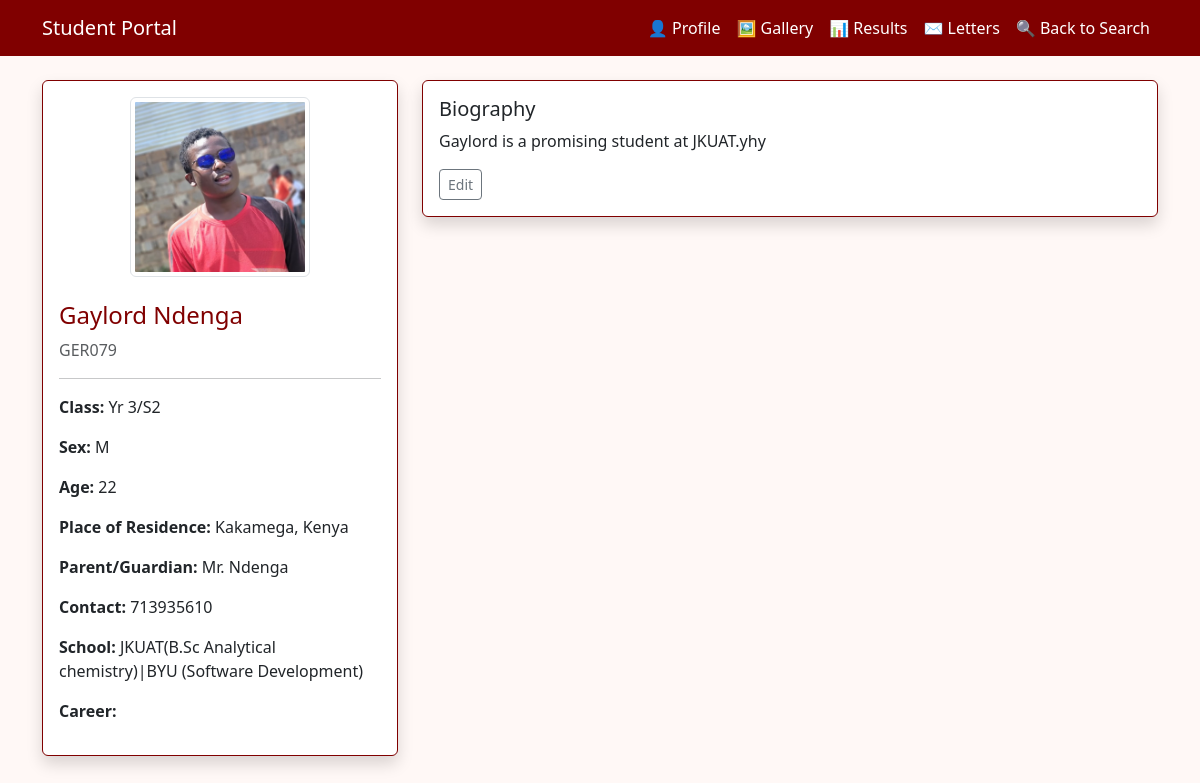
The page /profile/GER079 on the database as committed earlier.
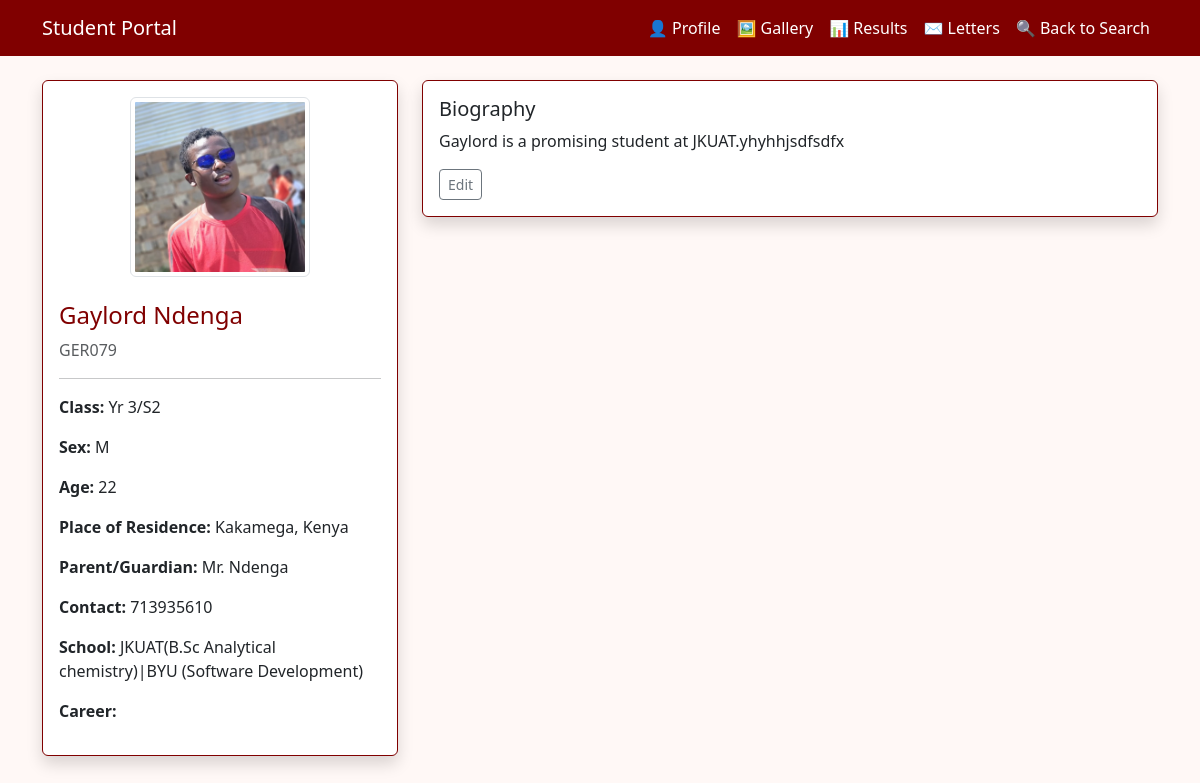
The same page on the database as committed later.
### tables this page shows
CREATE TABLE biographies (
            adm_no TEXT PRIMARY KEY,
            biography TEXT
        );

### app.py (the view)
@app.route('/profile/<adm_no>')
def profile(adm_no):
    st = students_data.get(adm_no)
    if not st:
        flash('Student not found', 'error')
        return redirect(url_for('index'))
    bio = get_bio(adm_no)
    if bio:
        st = dict(st)  # don't mutate cache row
        st['Small Biography'] = bio
    result_images = get_uploads(adm_no, 'result')
    return render_template('profile.html', student=st, results=[], result_images=result_images)

### app.py (called while the page is built)
def get_conn():
    return sqlite3.connect(DB_PATH, detect_types=sqlite3.PARSE_DECLTYPES, check_same_thread=False)

def get_bio(adm_no: str):
    conn = get_conn()
    c = conn.cursor()
    c.execute("SELECT biography FROM biographies WHERE adm_no=?", (adm_no,))
    row = c.fetchone()
    conn.close()
    return row[0] if row else None

def get_uploads(adm_no: str, kind: str):
    conn = get_conn()
    c = conn.cursor()
    c.execute(
        "SELECT id, url, public_id, note, filename, created_at FROM uploads WHERE adm_no=? AND kind=? ORDER BY created_at DESC",
        (adm_no, kind),
    )
    rows = c.fetchall()
    conn.close()
    return [
        {
            "id": r[0],
            "url": r[1],
            "public_id": r[2],
            "note": r[3] or "",
            "filename": r[4] or "",
            "created_at": r[5],
        }
        for r in rows
    ]

### templates/profile.html (shortened to what this page needs)
<!DOCTYPE html>
<html lang="en">
<head>
  <link href="https://cdn.jsdelivr.net/npm/bootstrap@5.3.3/dist/css/bootstrap.min.css" rel="stylesheet">
  <link rel="stylesheet" href="{{ url_for('static', filename='style.css') }}">
</head>
<body>
  <nav class="navbar navbar-expand-lg navbar-dark bg-maroon mb-4">
    <div class="container">
      <a class="navbar-brand" href="#">Student Portal</a>
      <div class="collapse navbar-collapse" id="navbarNav">
        <ul class="navbar-nav ms-auto">
          <li class="nav-item">
            <a class="nav-link active" href="{{ url_for('profile', adm_no=student['Admission Number']) }}">👤 Profile</a>
          </li>
          <li class="nav-item">
            <a class="nav-link" href="{{ url_for('gallery', adm_no=student['Admission Number']) }}">🖼️ Gallery</a>
          </li>
          <li class="nav-item">
            <a class="nav-link" href="{{ url_for('results', adm_no=student['Admission Number']) }}">📊 Results</a>
          </li>
          <li class="nav-item">
            <a class="nav-link" href="{{ url_for('letter', adm_no=student['Admission Number']) }}">✉️ Letters</a>
          </li>
          <li class="nav-item">
            <a class="nav-link" href="/">🔍 Back to Search</a>
          </li>
        </ul>
      </div>
    </div>
  </nav>
<div class="container">
  <div class="row">
    <div class="col-12 col-md-4 mb-3">
      <div class="card shadow">
        <div class="card-body">
          <div class="text-center">
            <img src="{{ url_for('static', filename=student['Photo'].replace('static/', '')) }}"
                 class="img-thumbnail mb-3 img-fluid"
                 style="max-width: 180px; height: 180px; object-fit: cover;">
          </div>
          <h4 class="mt-2">{{ student["Full Name"] }}</h4>
          <p class="text-muted">{{ student["Admission Number"] }}</p>
          <hr>
          <p><strong>Class:</strong> {{ student["Class"] }}</p>
          <p><strong>Sex:</strong> {{ student["Sex"] }}</p>
          <p><strong>Age:</strong> {{ student["Age"] }}</p>
          <p><strong>Place of Residence:</strong> {{ student["Place of Residence"] }}</p>
          <p><strong>Parent/Guardian:</strong> {{ student["Parent/Guardian Name"] }}</p>
          <p><strong>Contact:</strong> {{ student["Contact"] }}</p>
          <p><strong>School:</strong> {{ student["school"] }}</p>
          <p><strong>Career:</strong> {{ student["career aspiration"] }}</p>
        </div>
      </div>
    </div>
    <aside class="col-12 col-md-8">
      <div class="card shadow">
        <div class="card-body">
          <h5>Biography</h5>
          <div id="bio-view">
            <p id="bio-text">{{ student["Small Biography"] or "No biography yet." }}</p>
            <button class="btn btn-outline-secondary btn-sm" onclick="toggleBioEdit(true)">Edit</button>
          </div>
        </div>
      </div>
    </aside>
  </div>
</div>
</body>
</html>

### static/style.css (style rules this page uses)
:root { --maroon: #800000; --light-maroon: #a94442; --accent: #f8e6e6; --background-light: #fff8f6; }
body { font-family: 'Segoe UI', Tahoma, Geneva, Verdana, sans-serif; margin: 0; padding: 0; background-color: var(--background-light); color: #4b1c1c; }
.navbar { background-color: var(--maroon); }
.navbar .navbar-brand, .navbar .nav-link { color: white !important; font-weight: 500; }
h1, h2, h3, h4 { color: var(--maroon); }
.card { border: 1px solid var(--maroon); box-shadow: 0 2px 5px rgba(128, 0, 0, 0.1); }

Rows that differ between the two databases and show on the page:
changed biographies: biography "Gaylord is a promising student at JKUAT.yhy" → "Gaylord is a promising student at JKUAT.yhyhhjsdfsdfx"
